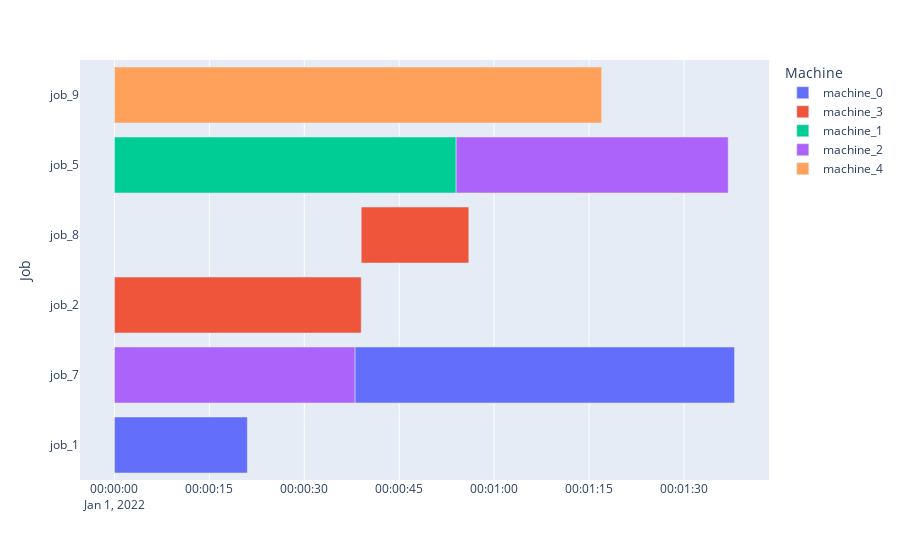

The cell this chart's notebook holds for it:
### Code cell
env.render()

### Figure 1 — Plotly figure (JSON) as saved in the notebook; plotly's stock layout.template omitted (floating-point values rounded to 4 significant figures)
{"data": [{"alignmentgroup": "True", "base": ["2022-01-01T00:00:00", "2022-01-01T00:00:38"], "hovertemplate": "Machine=machine_0<br>Start=%{base}<br>Finish=%{x}<br>Job=%{y}<extra></extra>", "legendgroup": "machine_0", "marker": {"color": "#636efa", "pattern": {"shape": ""}}, "name": "machine_0", "offsetgroup": "machine_0", "orientation": "h", "showlegend": true, "textposition": "auto", "type": "bar", "x": [21000, 60000], "xaxis": "x", "y": ["job_1", "job_7"], "yaxis": "y"}, {"alignmentgroup": "True", "base": ["2022-01-01T00:00:00", "2022-01-01T00:00:39"], "hovertemplate": "Machine=machine_3<br>Start=%{base}<br>Finish=%{x}<br>Job=%{y}<extra></extra>", "legendgroup": "machine_3", "marker": {"color": "#EF553B", "pattern": {"shape": ""}}, "name": "machine_3", "offsetgroup": "machine_3", "orientation": "h", "showlegend": true, "textposition": "auto", "type": "bar", "x": [39000, 17000], "xaxis": "x", "y": ["job_2", "job_8"], "yaxis": "y"}, {"alignmentgroup": "True", "base": ["2022-01-01T00:00:00"], "hovertemplate": "Machine=machine_1<br>Start=%{base}<br>Finish=%{x}<br>Job=%{y}<extra></extra>", "legendgroup": "machine_1", "marker": {"color": "#00cc96", "pattern": {"shape": ""}}, "name": "machine_1", "offsetgroup": "machine_1", "orientation": "h", "showlegend": true, "textposition": "auto", "type": "bar", "x": [54000], "xaxis": "x", "y": ["job_5"], "yaxis": "y"}, {"alignmentgroup": "True", "base": ["2022-01-01T00:00:54", "2022-01-01T00:00:00"], "hovertemplate": "Machine=machine_2<br>Start=%{base}<br>Finish=%{x}<br>Job=%{y}<extra></extra>", "legendgroup": "machine_2", "marker": {"color": "#ab63fa", "pattern": {"shape": ""}}, "name": "machine_2", "offsetgroup": "machine_2", "orientation": "h", "showlegend": true, "textposition": "auto", "type": "bar", "x": [43000, 38000], "xaxis": "x", "y": ["job_5", "job_7"], "yaxis": "y"}, {"alignmentgroup": "True", "base": ["2022-01-01T00:00:00"], "hovertemplate": "Machine=machine_4<br>Start=%{base}<br>Finish=%{x}<br>Job=%{y}<extra></extra>", "legendgroup": "machine_4", "marker": {"color": "#FFA15A", "pattern": {"shape": ""}}, "name": "machine_4", "offsetgroup": "machine_4", "orientation": "h", "showlegend": true, "textposition": "auto", "type": "bar", "x": [77000], "xaxis": "x", "y": ["job_9"], "yaxis": "y"}], "layout": {"barmode": "overlay", "legend": {"title": {"text": "Machine"}, "tracegroupgap": 0}, "margin": {"t": 60}, "xaxis": {"anchor": "y", "domain": [0, 1], "type": "date"}, "yaxis": {"anchor": "x", "domain": [0, 1], "title": {"text": "Job"}}}}
